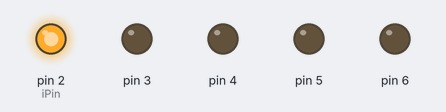
A sketch run on a simulated Arduino Uno, built with avr-gcc and run on an emulated ATmega328P. Shown: output pins drawn as LEDs (lit = HIGH).

Above: at 0.5 s.
At 1.5 s:
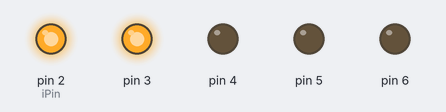
At 2.5 s:
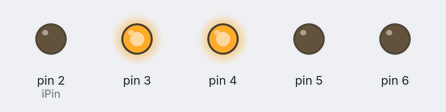
At 3.5 s:
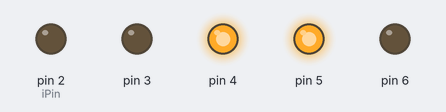
At 4.5 s:
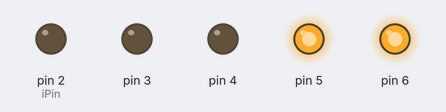
Timing chart, 0 to 6.5 s (numbered marks = the images above):
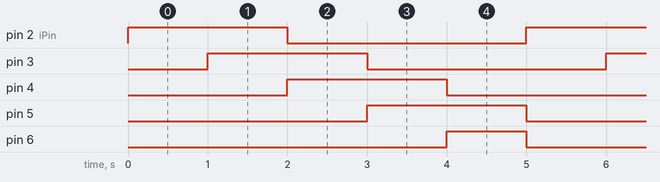

The sketch:

pulldown.ino
```cpp
const int numLED = 5;
const int iPin = 2;

void setup() {
  // put your setup code here, to run once:
  for(int i = 0; i < numLED; i++){
    pinMode(iPin+i, OUTPUT);
  }

}

void loop() {
  // put your main code here, to run repeatedly:
  for(int i=0,j=1; i<numLED; i++,j++){
    digitalWrite(iPin+i, HIGH);
    digitalWrite(j, HIGH);
    delay(1000);
    digitalWrite(iPin+i, LOW);
    digitalWrite(j, LOW);
  }
  // for(int i=numLED-1, j=numLED; i>=0; i--){
  //   digitalWrite(iPin+i, HIGH);
  //   digitalWrite(j, HIGH);
  //   delay(1000);
  //   digitalWrite(iPin+i, LOW);
  //   digitalWrite(j, LOW);
  // }

}
```

Measured:
- by itself, pin 2 (iPin), pin 3–5: alternates HIGH for 2.0 s and LOW for 3.0 s
- by itself, pin 6: alternates HIGH for 1.0 s and LOW for 4.0 s
- by itself, everything shown: repeats every 5.0 s, in 6 steps
